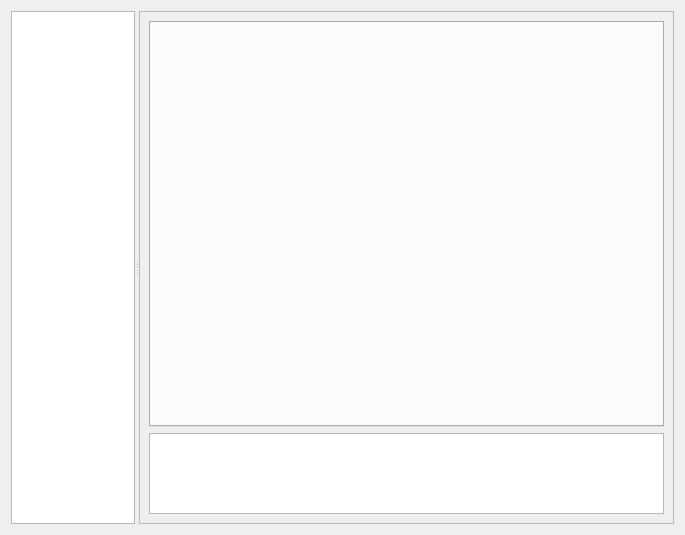
<?xml version="1.0" encoding="UTF-8"?>
<ui version="4.0">
 <author>Paul Robert Brown</author>
 <class>Main</class>
 <widget class="QWidget" name="Main">
  <property name="geometry">
   <rect>
    <x>0</x>
    <y>0</y>
    <width>685</width>
    <height>535</height>
   </rect>
  </property>
  <property name="windowTitle">
   <string>Resources</string>
  </property>
  <property name="toolTip">
   <string/>
  </property>
  <property name="whatsThis">
   <string>Resource Monitoring.</string>
  </property>
  <property name="autoFillBackground">
   <bool>false</bool>
  </property>
  <layout class="QHBoxLayout" name="horizontalLayout">
   <item>
    <widget class="QSplitter" name="splitter">
     <property name="orientation">
      <enum>Qt::Horizontal</enum>
     </property>
     <widget class="QTreeView" name="treeView_resources">
      <property name="sizePolicy">
       <sizepolicy hsizetype="Expanding" vsizetype="Expanding">
        <horstretch>2</horstretch>
        <verstretch>0</verstretch>
       </sizepolicy>
      </property>
      <property name="expandsOnDoubleClick">
       <bool>false</bool>
      </property>
     </widget>
     <widget class="QFrame" name="frame">
      <property name="sizePolicy">
       <sizepolicy hsizetype="Preferred" vsizetype="Preferred">
        <horstretch>8</horstretch>
        <verstretch>0</verstretch>
       </sizepolicy>
      </property>
      <property name="frameShape">
       <enum>QFrame::StyledPanel</enum>
      </property>
      <property name="frameShadow">
       <enum>QFrame::Raised</enum>
      </property>
      <layout class="QVBoxLayout" name="verticalLayout">
       <item>
        <widget class="QTabWidget" name="tabWidget_resourceViews">
         <property name="sizePolicy">
          <sizepolicy hsizetype="Expanding" vsizetype="Expanding">
           <horstretch>0</horstretch>
           <verstretch>10</verstretch>
          </sizepolicy>
         </property>
         <property name="currentIndex">
          <number>-1</number>
         </property>
         <property name="tabsClosable">
          <bool>true</bool>
         </property>
         <property name="movable">
          <bool>true</bool>
         </property>
        </widget>
       </item>
       <item>
        <widget class="QListView" name="listView_errorConsole">
         <property name="sizePolicy">
          <sizepolicy hsizetype="Expanding" vsizetype="Expanding">
           <horstretch>0</horstretch>
           <verstretch>2</verstretch>
          </sizepolicy>
         </property>
        </widget>
       </item>
      </layout>
     </widget>
    </widget>
   </item>
  </layout>
 </widget>
 <resources/>
 <connections/>
</ui>
